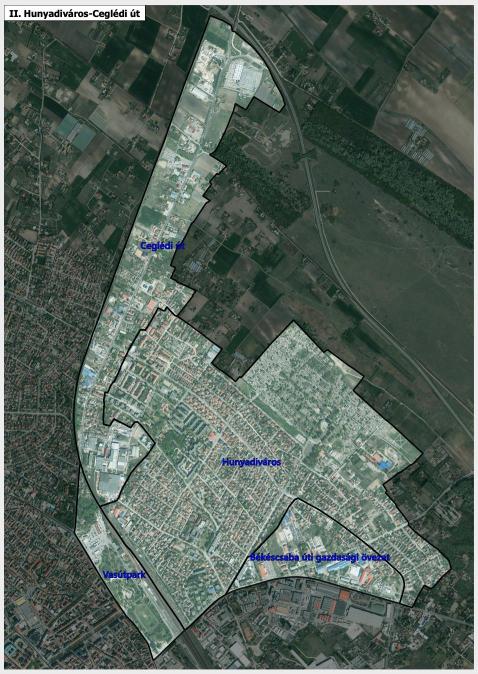
#> input picture data/neighborhoods/sources/municipal-kecskemet-figure74-first/figure74-p154-xref176.jpeg, 956 x 1348 px (shown at 1/2 size)
$ python trace-source-pixels.py
#> lines starting #> are read from the running program, lines starting #| are printed output that depends on the picture; after the words box and inside, x2 and y2 are one past the last pixel; in counts of white or black regions, pixels touching at a corner belong together
#!/usr/bin/env python3
"""Literal Figure74 black source-pixel contour for Hunyadiváros proper."""
import argparse
import hashlib
import heapq
import json
import math
from pathlib import Path
import sys
sys.dont_write_bytecode = True
P = Path(__file__).resolve().parent
SOURCE = P / 'figure74-p154-xref176.jpeg'
SOURCE_SHA = '1ecb076700d1be46f1712ca2c0ca1ed986581a99e5d5592b95b0b4511de30cd2'
LIMIT = 45
PAD = 14
A=(350,633)
SECTIONS = {
 'north-east': [A,(373,648),(400,667),(423,683),(442,697),(431,714),(423,727),(448,745),(471,762),(496,735),(523,706),(550,678),(586,641),(608,664),(631,687),(648,705),(655,700),(678,716),(700,737),(727,753),(707,780),(738,808),(769,838),(802,867),(826,888),(845,905),(829,922),(806,937),(786,951),(765,964),(772,979),(767,984),(781,997),(789,1007),(788,1018),(814,1043),(841,1067),(867,1090),(890,1110),(900,1121),(902,1138),(885,1152),(871,1165),(861,1176),(849,1171),(836,1192),(823,1213),(799,1206)],
 'economic-divider':[(799,1206),(804,1189),(808,1175),(809,1160),(803,1147),(786,1133),(771,1120),(763,1112),(762,1111),(759,1109),(740,1092),(715,1071),(688,1050),(659,1032),(628,1015),(594,997),(588,999),(574,1017),(560,1040),(545,1065),(526,1086),(504,1106),(500,1111),(482,1141),(466,1165),(454,1188)],
 'south-west':[(454,1188),(434,1202),(412,1218),(390,1239),(368,1259),(350,1232),(330,1205),(310,1176),(291,1148),(270,1119),(250,1088),(231,1061),(214,1037),(199,1013),(215,1008),(233,1002),(244,979),(254,955),(272,934),(292,914),(310,886),(292,864),(278,845),(269,844),(262,855),(243,846),(225,837),(219,851),(206,849),(207,822),(208,797),(209,784),(214,785),(222,763),(233,737),(244,713),(260,687),(280,660),(289,661),(302,638),(313,618),(327,623),(332,615),A]
}

# The source economic-divider is overprinted by three short pieces of the blue
# label. Keep their bounded manual continuations separate from literal black
# tracing. They are inferred connectors, not source-black evidence.
GAP_ENDPOINTS=[((771,1120),(763,1112)),((762,1111),(759,1109)),((504,1106),(500,1111))]
def connector(a,b):
    n=max(abs(b[0]-a[0]),abs(b[1]-a[1]))
    return [(round(a[0]+(b[0]-a[0])*i/n),round(a[1]+(b[1]-a[1])*i/n))for i in range(n+1)]

def encode(v):
    return (json.dumps(v,ensure_ascii=False,indent=2,allow_nan=False)+'\n').encode()

def build(check=False):
#> called with check = False
    import numpy as np
    from PIL import Image,ImageDraw
    from shapely.geometry import Polygon
    from shapely.validation import explain_validity
    if hashlib.sha256(SOURCE.read_bytes()).hexdigest()!=SOURCE_SHA:
        raise ValueError('Changed exact source JPEG')
    image=Image.open(SOURCE).convert('RGB');rgb=np.asarray(image);value=rgb.max(axis=2)
#> in build, image is the input picture: PIL image 956x1348 RGB; mean R, G, B 85.2, 98.5, 89.9
#> after `value = rgb.max(axis=2)`:
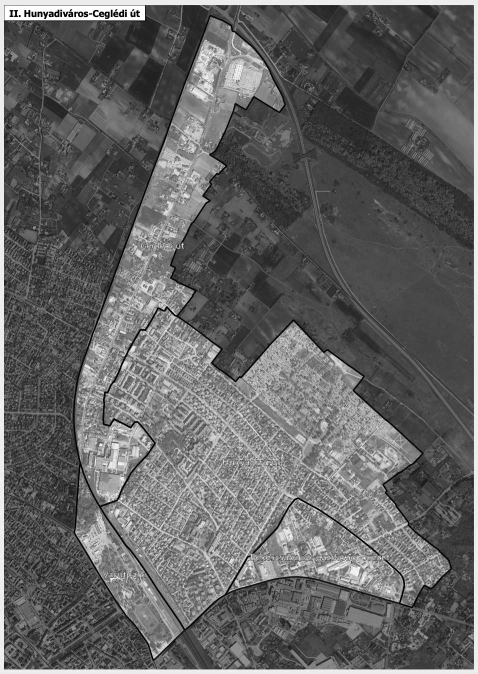
#> value: shape (1348, 956) (shown at 1/2 size); min 0, max 255, mean 99.3
    height,width=value.shape;allowed=value<=LIMIT;anchors={}
#> after `height, width = value.shape`: height = 1348; width = 956
#> after `allowed = value <= LIMIT`:
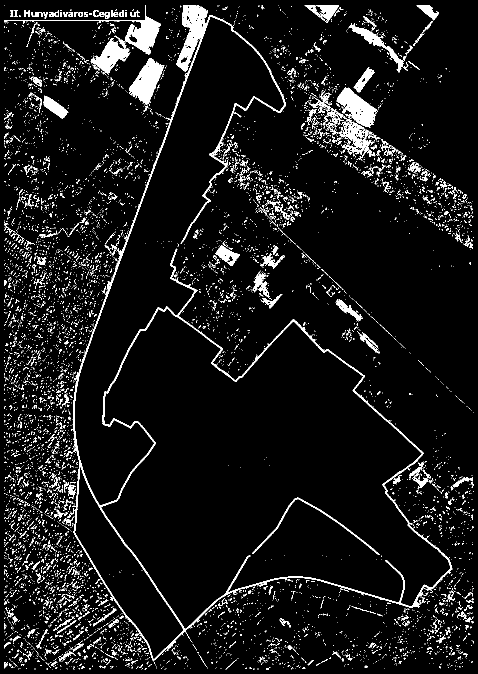
#> allowed: shape (1348, 956) bool (shown at 1/2 size); 6.9% white; 7968 white regions (7559 under 20 px), largest, box (x1, y1, x2, y2) and area: (144, 11, 904, 1323) 20629, (258, 116, 329, 211) 3249, (8, 10, 322, 109) 3193
    def anchor(p):
        if p in anchors:return anchors[p]
        x,y=p;cs=[]
        for yy in range(max(0,y-9),min(height,y+10)):
            for xx in range(max(0,x-9),min(width,x+10)):
                if allowed[yy,xx]:
                    cs.append(((xx-x)**2+(yy-y)**2+float(value[yy,xx])*.01,(xx,yy)))
        if not cs:raise ValueError('No actual black source pixel near '+str(p))
        anchors[p]=min(cs)[1];return anchors[p]
    # Disconnected source-black components are all retained. Only the three
    # enumerated text-overprint intervals may use a manual inferred connector.
    component={(int(x),int(y))for y,x in np.argwhere(allowed)}
#> component = 88882 items
    def off_segment(p,a,b):
        dx,dy=b[0]-a[0],b[1]-a[1];den=dx*dx+dy*dy
        if not den:return math.dist(p,a)
        t=max(0,min(1,((p[0]-a[0])*dx+(p[1]-a[1])*dy)/den))
        return math.hypot(p[0]-a[0]-t*dx,p[1]-a[1]-t*dy)
    def path(a,b):
        lo=(max(0,min(a[0],b[0])-PAD),max(0,min(a[1],b[1])-PAD))
        hi=(min(width-1,max(a[0],b[0])+PAD),min(height-1,max(a[1],b[1])+PAD))
        best={a:0};back={};todo=[(0,a)]
        while todo:
            cost,u=heapq.heappop(todo)
            if cost!=best[u]:continue
            if u==b:break
            for dx,dy in [(1,0),(-1,0),(0,1),(0,-1),(1,1),(1,-1),(-1,1),(-1,-1)]:
                v=u[0]+dx,u[1]+dy
                if not(lo[0]<=v[0]<=hi[0] and lo[1]<=v[1]<=hi[1]) or not allowed[v[1],v[0]]:continue
                off=off_segment(v,a,b)
                if off>PAD:continue
                nc=cost+math.hypot(dx,dy)*(1+float(value[v[1],v[0]])*.04)+off*off*.001
                if nc<best.get(v,float('inf')):
                    best[v]=nc;back[v]=u;heapq.heappush(todo,(nc,v))
        if b not in best:raise ValueError('Disconnected actual source stroke '+str((a,b)))
        result=[b]
        while result[-1]!=a:result.append(back[result[-1]])
        return result[::-1]
    paths={}
    for key,seeds in SECTIONS.items():
        points=[]
        for a,b in zip(seeds,seeds[1:]):
            if (a,b)in GAP_ENDPOINTS:
                if anchor(a)!=a or anchor(b)!=b:raise ValueError('Changed literal connector endpoint')
                part=connector(a,b)
            else:part=path(anchor(a),anchor(b))
            points+=part if not points else part[1:]
        paths[key]=points
    def joined(parts):
        result=[]
        for key,reverse in parts:
            section=paths[key][::-1] if reverse else paths[key]
            if result and result[-1]!=section[0]:raise ValueError('Disconnected original-source sections')
            result+=section if not result else section[1:]
        return result
    rings={'Hunyadiváros':joined([('north-east',False),('economic-divider',False),('south-west',False)])}
    records=[]
    for name,ring in rings.items():
        polygon=Polygon(ring)
        if ring[0]!=ring[-1] or not polygon.is_valid:
            raise ValueError(name+': '+explain_validity(polygon))
        if any(max(abs(a[0]-b[0]),abs(a[1]-b[1]))!=1 for a,b in zip(ring,ring[1:])):
            raise ValueError('Non-adjacent source-pixel trace')
        inferred_pixels={q for a,b in GAP_ENDPOINTS for q in connector(a,b)[1:-1]}
        if any(not allowed[y,x]and(x,y)not in inferred_pixels for x,y in ring):raise ValueError('Unrecorded non-black source pixel')
        records.append({'name':name,'denseVertexCountIncludingClosure':len(ring),
                        'areaSourcePixelsSquared':polygon.area,'originalHoleCount':len(polygon.interiors),
                        'maximumMaxRgbAllVertices':max(int(value[y,x]) for x,y in ring),
                        'strictBlackSourceVertexCountIncludingClosure':sum(bool(allowed[y,x])for x,y in ring),
                        'inferredNonBlackVertexCount':sum(not bool(allowed[y,x])for x,y in ring),
                        'touchesImageFrame':any(x in(0,width-1)or y in(0,height-1)for x,y in ring)})
#> after the loop, records = 1 item
    result={'schemaVersion':1,'sourceImageSha256':SOURCE_SHA,'sourceImageSize':[width,height],
            'coordinateConvention':'Integer exact original-image pixel indices, x right/y down, no half-pixel offset.',
            'maxRgbThreshold':LIMIT,'sourceAnchorLookupRadiusPixels':9,'guideCorridorWidthPixels':PAD,
            'literalBlackImagePixelCount':len(component),
            'manualGuideSeeds':SECTIONS,'actualSourceAnchors':[{'manual':a,'actualBlackSourcePixel':b}for a,b in anchors.items()],
            'sections':paths,'rings':rings,'records':records,
            'sourceTextOverprintInferences':[{'id':'blue-overprint-'+str(i+1),'sourceBlackEndpoints':[a,b],'inferredPixelPath':connector(a,b),'endpointDistancePixels':math.dist(a,b),'confidence':'low','sourcePixelWindow':[min(a[0],b[0])-1,min(a[1],b[1])-1,max(a[0],b[0])+1,max(a[1],b[1])+1],'alternativePixelPaths':[[a]+[(x+dx,y+dy)for x,y in connector(a,b)]+[b]for dx,dy in[(1,0),(-1,0)]],'inferenceReason':'A short visible dark boundary approaches and leaves the blue source label; the strict black mask is interrupted by the annotation. The chosen continuation is a manual bounded hypothesis, not an observed black stroke or surveyed accuracy bound.'}for i,(a,b)in enumerate(GAP_ENDPOINTS)],
            'everyDenseVertexIsActualBlackSourcePixel':False,'allSuccessivePixelsAre8Neighbors':True,
            'frameClosureSnapBufferRepairOrSimplificationUsed':False,'manualSourceTextOverprintGapInferenceUsed':True,
            'geometryStatus':'Closed mostly literal-source-pixel contour with three explicit low-confidence blue-text-overprint inferences. Geographic registration has not been created by this script.',
            'absoluteAccuracyMeters':None,'usableForAddressAssignment':False}
    destination=P/'source-pixel-trace.json';data=encode(result)
    if check:
        if not destination.exists() or destination.read_bytes()!=data:raise ValueError('Stale source pixel trace')
    else:
        destination.write_bytes(data);preview=image.copy();draw=ImageDraw.Draw(preview)
        for ring in rings.values():draw.line(ring,fill='red',width=2)
        for a,b in GAP_ENDPOINTS:draw.line(connector(a,b),fill='yellow',width=3)
        preview.save(P/'source-pixel-preview.png')
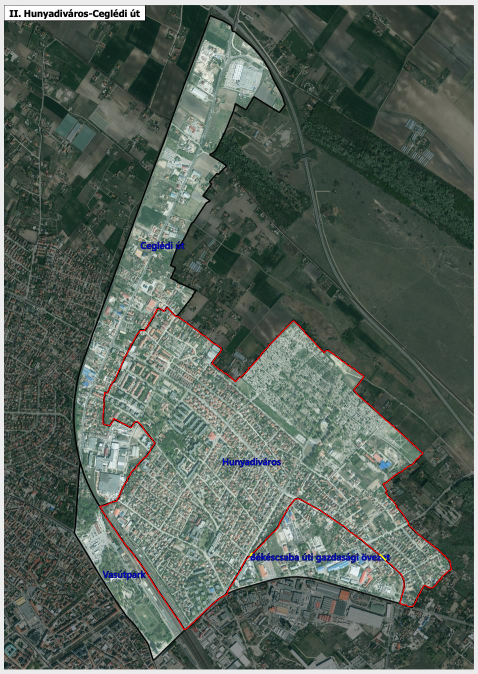
#> saved as source-pixel-preview.png: PIL image 956x1348 RGB (shown at 1/2 size); mean R, G, B 86.4, 98.5, 89.8
    print(json.dumps({'mode':'check'if check else'build','records':records},ensure_ascii=False))
#> (printed output is left out)

if __name__=='__main__':
    parser=argparse.ArgumentParser();parser.add_argument('--check',action='store_true')
    build(parser.parse_args().check)
